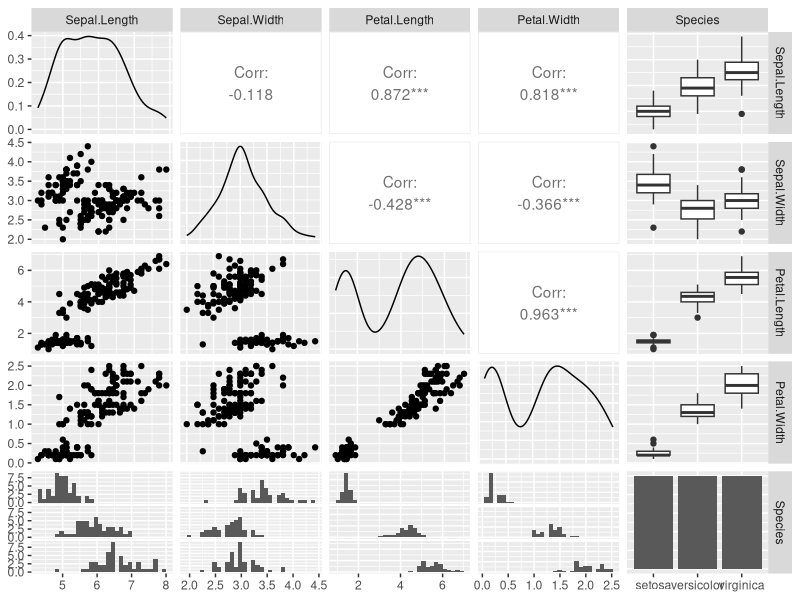
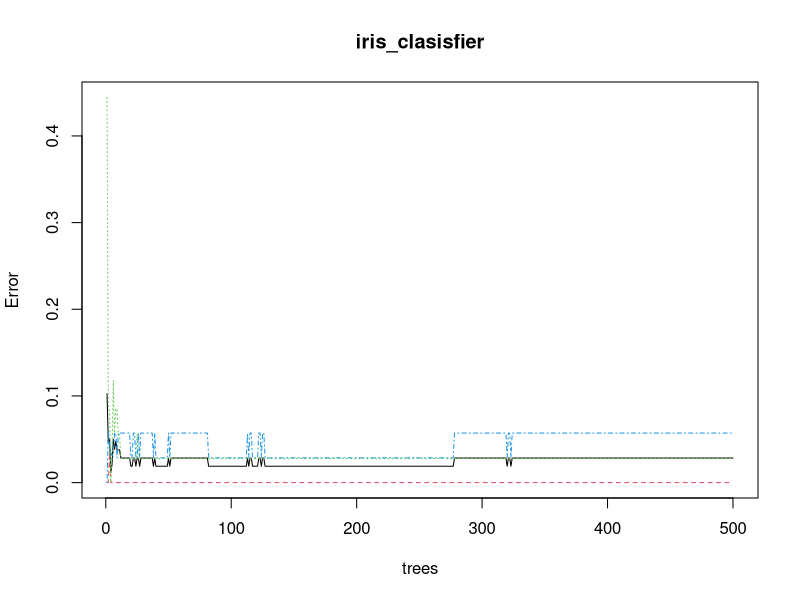
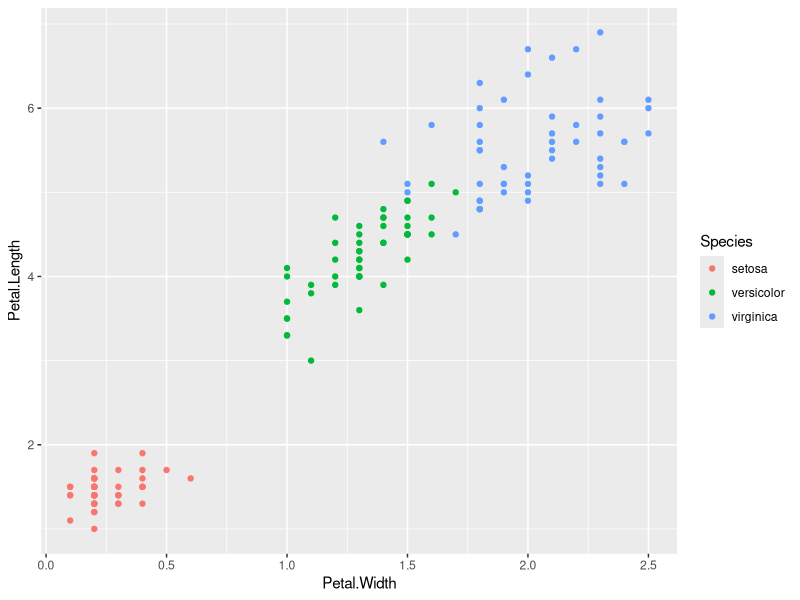
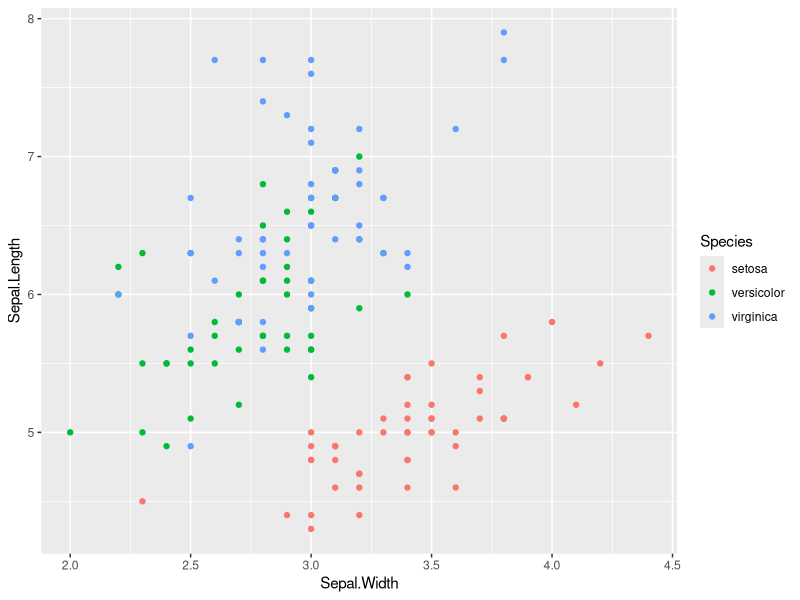

R code for these plots, in order: (Note: this script raises an error after producing the figures.)

# clear working environment 
rm(list = ls())

#  load packages 
library(glmnet)
library(randomForest)
library(tidyverse)
library(GGally)
library(ROCR)

# Load dataset 

iris_data <- datasets::iris

# Check data 
 head(iris_data)
 
 # check associations 
 ggpairs(iris_data)

 # Random Forest classification 
 set.seed(123)

 # split training and test data 
 
 index_rows <- sample(1:2, 
                      nrow(iris), 
                      replace = T, 
                      prob = c(0.7, 0.3))
 
 train_data <- iris_data[index_rows==1, ]
 test_data <- iris_data[index_rows==2, ]
 
 
 # create model using the test data 
 iris_clasisfier <- randomForest(Species ~ ., data = train_data, 
                                 importance=T)
 
 

iris_clasisfier

# plot the training model 
plot(iris_clasisfier)

# importance of every feature
#This tells the predicting power of each predictor. 
#In consistent with the ggpair plot we’ve seen, Petal variables # 
#have greater predicting power. This is visualised in the plot above

importance(iris_clasisfier)

#  confirm importance by the plots below 
qplot(Petal.Width, Petal.Length, data=iris, color = Species)

qplot(Sepal.Width, Sepal.Length, data=iris, color = Species)

# Making predictions 
predicted_table <- predict(iris_clasisfier, test_data[,-5] )

table(observed=test_data[,5], predicted=predicted_table)

# Making predictions
predicted_probs <- predict(iris_clasisfier, test_data[, -5], type = "prob")

# Create a prediction object for ROC curve calculation
prediction_obj <- prediction(predicted_probs[, "versicolor"], test_data$Species)
